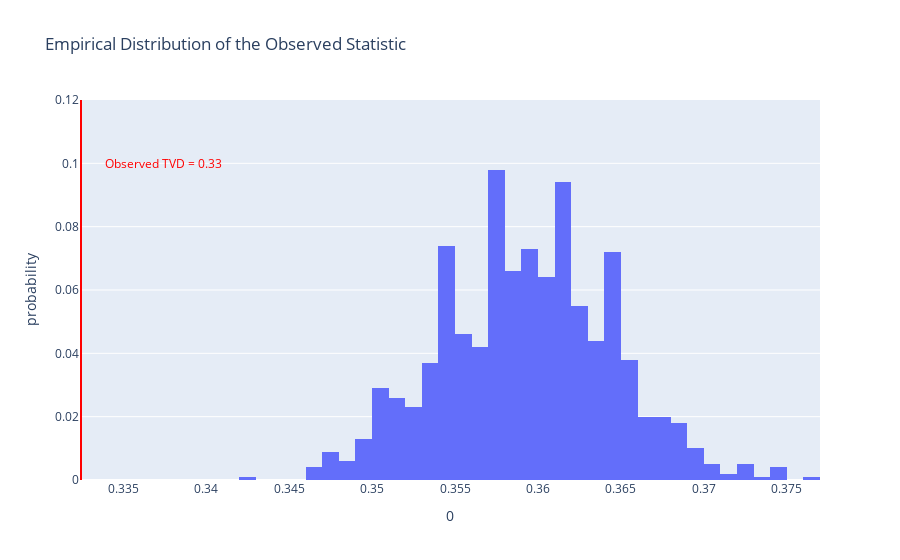

The notebook cell this image was saved under:
### Code cell
n_repetitions = 1000
differences = []
for _ in range(n_repetitions):
    # Step 1: Shuffle the weights and store them in a DataFrame.
    with_shuffled = df4.assign(Shuffled_result=np.random.permutation(df4['result']))
    # Step 2: Compute the test statistic.
    # Remember, False (0) comes before True (1),
    # so this computes True - False.
    dif = with_shuffled.groupby('firstbloodkill').sum()['Shuffled_result']
    dif = dif / dif.sum()
    difference = dif.diff().abs().sum() / 2
    # Step 4: Store the result
    differences.append(difference)

fig = px.histogram(pd.DataFrame(differences), x=0, nbins=50, histnorm='probability', 
                   title='Empirical Distribution of the Observed Statistic')
fig.add_vline(x=observed, line_color='red')
fig.add_annotation(text=f'<span style="color:red">Observed TVD = {round(observed, 2)}</span>',
                   x= 0.005 + observed, showarrow=False, y=0.1)
fig.update_layout(yaxis_range=[0, 0.12])

### Figure 1 — Plotly figure (JSON) as saved in the notebook; plotly's stock layout.template omitted (floating-point values rounded to 4 significant figures; data arrays with more than 128 entries replaced by an {"elided": "..."} marker saying what was removed)
{"data": [{"alignmentgroup": "True", "bingroup": "x", "histnorm": "probability", "hovertemplate": "0=%{x}<br>probability=%{y}<extra></extra>", "legendgroup": "", "marker": {"color": "#636efa", "pattern": {"shape": ""}}, "name": "", "nbinsx": 50, "offsetgroup": "", "orientation": "v", "showlegend": false, "type": "histogram", "x": {"elided": "1000 float values"}, "xaxis": "x", "yaxis": "y"}], "layout": {"annotations": [{"showarrow": false, "text": "<span style=\"color:red\">Observed TVD = 0.33</span>", "x": 0.3375, "y": 0.1}], "barmode": "relative", "legend": {"tracegroupgap": 0}, "shapes": [{"line": {"color": "red"}, "type": "line", "x0": 0.3325, "x1": 0.3325, "xref": "x", "y0": 0, "y1": 1, "yref": "y domain"}], "title": {"text": "Empirical Distribution of the Observed Statistic"}, "xaxis": {"anchor": "y", "domain": [0, 1], "title": {"text": "0"}}, "yaxis": {"anchor": "x", "domain": [0, 1], "range": [0, 0.12], "title": {"text": "probability"}}}}
